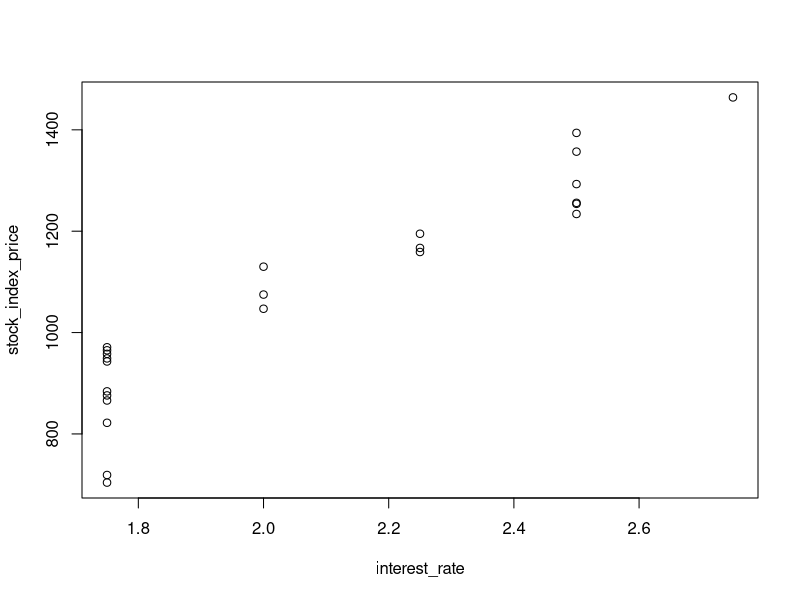
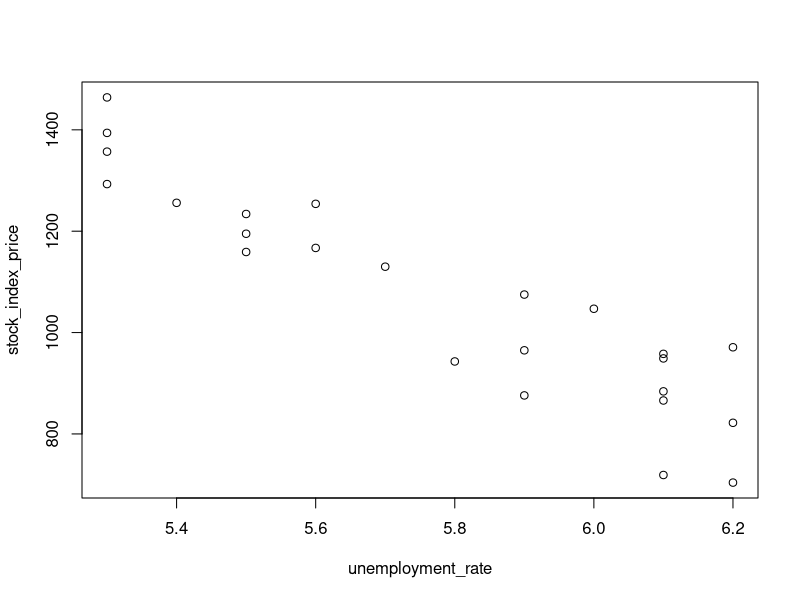

These charts were generated, in order, by the following R code:
## ---- chunk 1
year<-c(2017,2017,2017,2017,2017,2017,2017,2017,2017,2017,2017,2017,2016,2016,2016,2016,2016,2016,2016,2016,2016,2016,2016,2016)
length(year)
## ---- chunk 2
month<-c(12,11,10,9,8,7,6,5,4,3,2,1,12,11,10,9,8,7,6,5,4,3,2,1)
month
length(month)
## ---- chunk 3
interest_rate<-c(2.75,2.5,2.5,2.5,2.5,2.5,2.5,2.25,2.25,2.25,2,2,2,1.75,1.75,1.75,1.75,1.75,1.75,1.75,1.75,1.75,1.75,1.75)
length(interest_rate)
## ---- chunk 4
unemployment_rate<-c(5.3,5.3,5.3,5.3,5.4,5.6,5.5,5.5,5.5,5.6,5.7,5.9,6,5.9,5.8,6.1,6.2,6.1,6.1,6.1,5.9,6.2,6.2,6.1)
length(unemployment_rate)
## ---- chunk 5
stock_index_price <-c(1464,1394,1357,1293,1256,1254,1234,1195,1159,1167,1130,1075,1047,965,943,958,971,949,884,866,876,822,704,719)
length(stock_index_price)
## ---- chunk 6
interest_rate
is.data.frame(interest_rate)
nrow(interest_rate)
## ---- chunk 7
getwd()
## ---- chunk 8
df = do.call(rbind,Map(data.frame, years = year, months = month, unemployement_rates=unemployment_rate, stock_index_prices=stock_index_price,interest_rates=interest_rate))
df
## ---- chunk 9
class(df$years)
class(df$months)
class(df)
typeof(df)
str(df)
## ---- chunk 10
dim(df) #how many rows and columns, IN R, rows is observation and columns is variables
## ---- chunk 11
df[c('unemployement_rates','years')]
## ---- chunk 12
nrow(df['stock_index_prices'])
## ---- chunk 13
df["years"]
## ---- chunk 14
max(df['stock_index_prices']) #check the max price
min(df['stock_index_prices'])
## ---- chunk 15
plot(x=interest_rate, y= stock_index_price)
#there is +ve linearity
## ---- chunk 16
plot(x=unemployment_rate, y= stock_index_price)
#there is +ve linearity
## ---- chunk 17
write.csv(df,"liner reg.csv")
## ---- chunk 18
cor(stock_index_price,interest_rate)
## ---- chunk 19
cor(stock_index_price,unemployment_rate)
#notes, omg! it seems like we are fuck,meaning there's no no
#fucking relationship between stock price and unemploymment
#practically, as stock price goes up, unemployment_rate goes down
## ---- chunk 20
# model = lm(dependent variable ~ first inependent variable + second independent variable+...)
#summary(model)

## ---- chunk 21
model=lm(stock_index_price ~ interest_rate + unemployment_rate)
summary(model)
model
## ---- chunk 22
stock_index_price =(1798.4) + (345.5)*(1.5) + (-250.1)*(5.8)
stock_index_price
